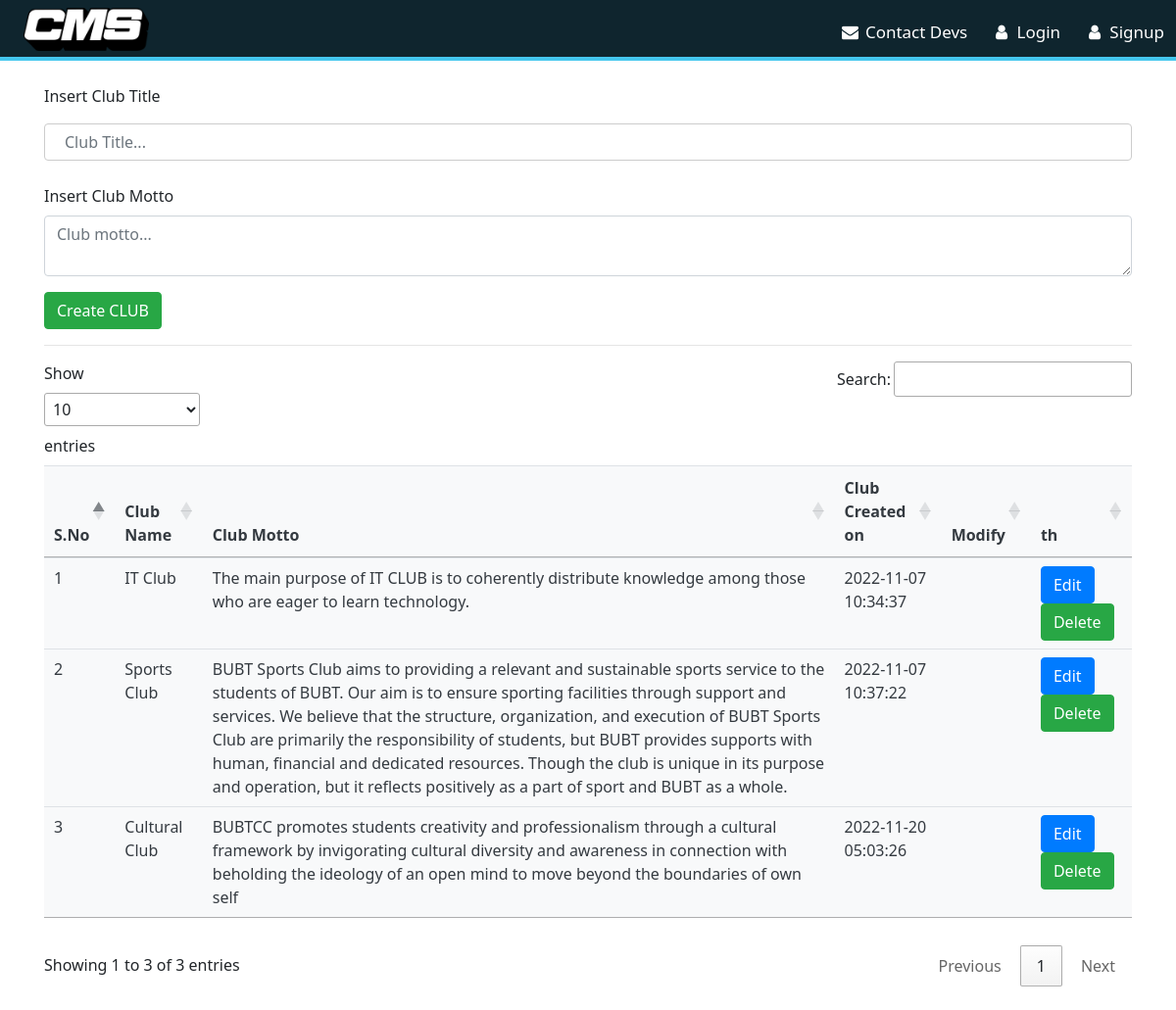
Screenshot of /updatec.php with the database file from the repository.
### tables this page shows
CREATE TABLE `clubs` (
  `club_id` int(10) NOT NULL,
  `club_name` varchar(128) NOT NULL,
  `club_motto` varchar(1024) NOT NULL,
  `club_created` datetime NOT NULL DEFAULT current_timestamp()
);

### updatec.php (the view, shortened to what this page needs)
<?php
include 'db/_dbConnect.php';
?>
<!DOCTYPE html>
<html lang="en">
<head>
  <link rel="stylesheet" href="https://cdnjs.cloudflare.com/ajax/libs/font-awesome/4.7.0/css/font-awesome.min.css">
  <link rel="stylesheet" href="https://cdn.jsdelivr.net/npm/bootstrap@4.1.3/dist/css/bootstrap.min.css">
  <link rel="stylesheet" href="style.css">
  <link rel="stylesheet" href="//cdn.datatables.net/1.13.1/css/jquery.dataTables.min.css">
</head>
<body>
  <?php
  require 'db/_nav.php'; ?>
  <div class="container my-4">
    <form action="/cse328/db/create.php" method="POST">
      <div class="form-group">
        <label for="title">Insert Club Title</label>
        <input type="text" class="form-control" id="exampleFormControlInput1" name="title" placeholder="Club Title...">
      </div>
      <div class="form-group">
        <label for="motto">Insert Club Motto</label>
        <textarea class="form-control" id="exampleFormControlTextarea1" rows="2" name="motto" placeholder="Club motto..."></textarea>
      </div>
      <button type="submit" class="btn btn-success" name="create">Create CLUB</button>
    </form>
    <hr>
    <table class="table bg-light text-dark my-4" id="myTable">
      <thead>
        <tr>
          <th scope="col">S.No</th>
          <th scope="col">Club Name</th>
          <th scope="col">Club Motto</th>
          <th scope="col">Club Created on</th>
          <th scope="col">Modify</th>
          <th scope="col">th</th>
        </tr>
      </thead>
      <tbody>
        <?php
        $sql = "SELECT * FROM `clubs`";
        $fireq = mysqli_query($connect, $sql);
        while ($row = mysqli_fetch_assoc($fireq)) {
          echo '
            <tr>
                <td>' . $row['club_id'] . '</td>
                <td>' . $row['club_name'] . '</td>
                <td>' . $row['club_motto'] . '</td>
                <td>' . $row['club_created'] . '</td>
                <td>' . $row['hk'] . '</td>
                <td>
                <button class="edit btn btn btn-primary" id=' . $row["club_id"] . '>Edit</button>
                <button class="delete btn btn-success" id=d' . $row["club_id"] . '>Delete</button>
                </td>
                </tr>
    ';
        } ?>
      </tbody>
    </table>
  </div>
</body>
</html>

### style.css (style rules this page uses)
* { margin: 0; padding: 0; }
body { font-family: system-ui, -apple-system, BlinkMacSystemFont, 'Segoe UI', Roboto, Oxygen, Ubuntu, Cantarell, 'Open Sans', 'Helvetica Neue', sans-serif; }
input[type=text], [type=email], input[type=password], select { width: 100%; padding: 12px 20px; margin: 8px 0; display: inline-block; border: 1px solid #ccc; box-sizing: border-box; }

### rows the page displays
clubs: club_id "1", club_name "IT Club", club_motto "The main purpose of IT CLUB is to coherently distribute knowledge among those who are eager to learn technology.", club_created "2022-11-07 10:34:37"
clubs: club_id "2", club_name "Sports Club", club_motto "BUBT Sports Club aims to providing a relevant and sustainable sports service to the students of BUBT. Our aim is to ensure sporting facilities through support and services. We believe that the structure, organization, and execution of BUBT Sports Club are primarily the responsibility of students, but BUBT provides supports with human, financial and dedicated resources. Though the club is unique in its purpose and operation, but it reflects positively as a part of sport and BUBT as a whole.", club_created "2022-11-07 10:37:22"
clubs: club_id "3", club_name "Cultural Club", club_motto "BUBTCC promotes students creativity and professionalism through a cultural framework by invigorating cultural diversity and awareness in connection with beholding the ideology of an open mind to move beyond the boundaries of own self", club_created "2022-11-20 05:03:26"
